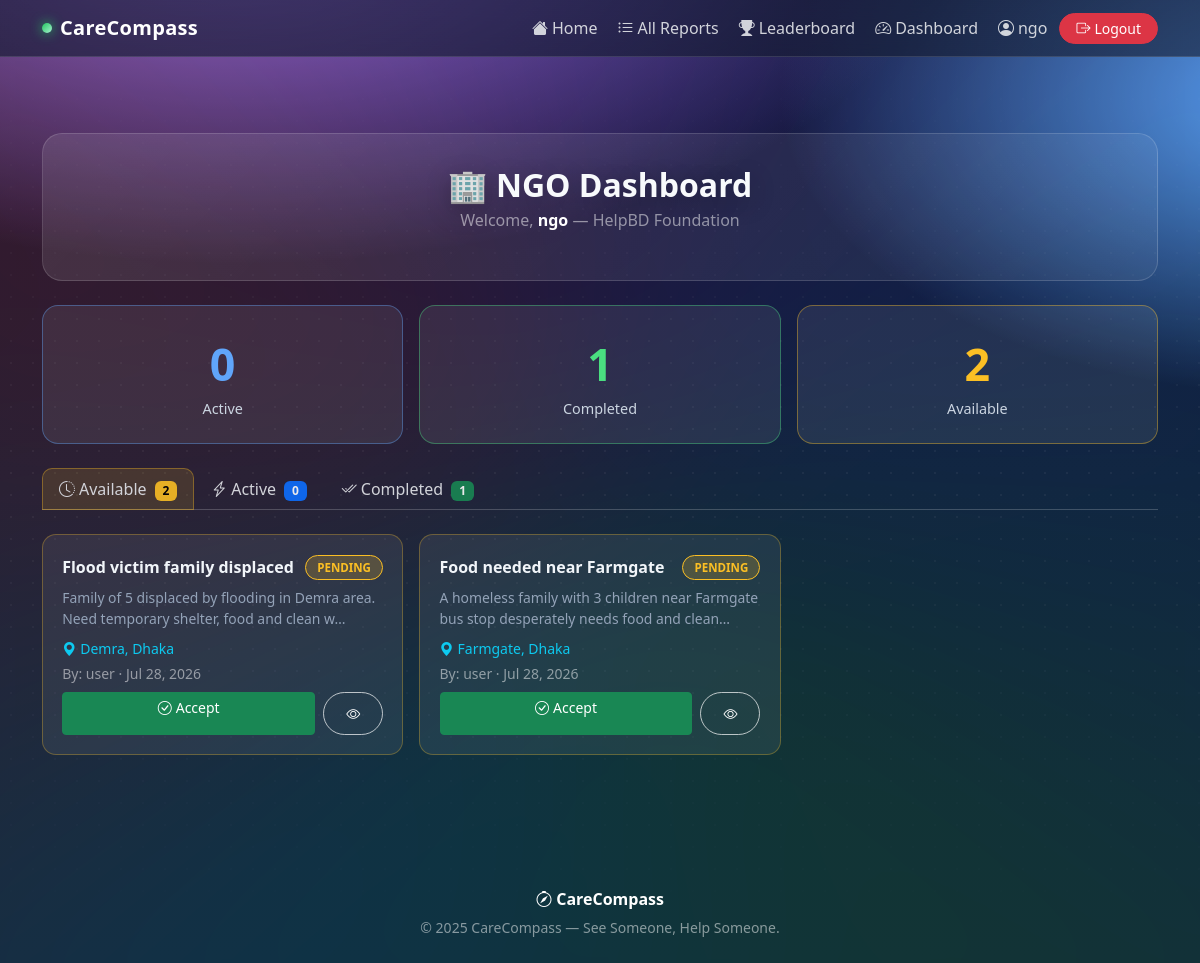
/dashboard/ (signed in), run on the app's committed database.
### user/models.py (models this page shows, shortened)
class CustomUser(AbstractUser):
    ROLE_CHOICES = [
        ('user', 'User'),
        ('volunteer', 'Volunteer'),
        ('ngo', 'NGO'),
    ]
    role = models.CharField(max_length=20, choices=ROLE_CHOICES, default='user')
    profile_pic = models.ImageField(upload_to='profiles/', blank=True, null=True)
    phone = models.CharField(max_length=20, blank=True)
    address = models.TextField(blank=True, null=True)
    bio = models.TextField(blank=True)
    organization_name = models.CharField(max_length=200, blank=True, null=True)
    certificate = models.FileField(upload_to='certificates/', blank=True, null=True)
    license_file = models.FileField(upload_to='licenses/', blank=True, null=True)
    skills = models.TextField(blank=True, null=True)

### report/models.py (models this page shows, shortened)
class Report(models.Model):
    REPORT_STATUS = [
        ('pending', 'Pending'),
        ('accepted', 'Accepted'),
        ('rejected', 'Rejected'),
        ('completed', 'Completed'),
    ]
    title = models.CharField(max_length=200)
    description = models.TextField()
    photo = models.ImageField(upload_to='reports/photos/', blank=True, null=True)
    video = models.FileField(upload_to='reports/videos/', blank=True, null=True)
    location = models.CharField(max_length=255, blank=True)
    latitude = models.FloatField(null=True, blank=True)
    longitude = models.FloatField(null=True, blank=True)
    status = models.CharField(max_length=20, choices=REPORT_STATUS, default='pending')
    created_by = models.ForeignKey(
        settings.AUTH_USER_MODEL,
        on_delete=models.CASCADE,
        related_name="reports"
    )
    accepted_by = models.ForeignKey(
        settings.AUTH_USER_MODEL,
        on_delete=models.SET_NULL,
        null=True, blank=True,
        related_name="accepted_reports"
    )
    proof = models.FileField(upload_to="proofs/", null=True, blank=True)
    created_at = models.DateTimeField(auto_now_add=True)

### user/views.py (the view, shortened to what this page needs)
# urls.py: path('dashboard/', views.dashboard, name='dashboard'),
@login_required
def dashboard(request):
    user = request.user
    if user.role == 'user':
        my_reports = Report.objects.filter(created_by=user).order_by('-created_at')
        return render(request, 'dashboard_user.html', {
            'reports':   my_reports,
            'count':     my_reports.count(),
            'pending':   my_reports.filter(status='pending').count(),
            'accepted':  my_reports.filter(status='accepted').count(),
            'completed': my_reports.filter(status='completed').count(),
            'rejected':  my_reports.filter(status='rejected').count(),
        })
    elif user.role == 'ngo':
        return render(request, 'dashboard_ngo.html', {
            'accepted_reports':  Report.objects.filter(accepted_by=user, status='accepted').order_by('-created_at'),
            'completed_reports': Report.objects.filter(accepted_by=user, status='completed').order_by('-created_at'),
            'pending_reports':   Report.objects.filter(status='pending').order_by('-created_at'),
        })
    return redirect('home')

### templates/dashboard_ngo.html (shortened to what this page needs)
{% extends "base.html" %}
{% block content %}
<section class="section-spacer">
  <div class="container">
    <div class="dash-header mb-4">
      <h2 class="heading mb-1">🏢 NGO Dashboard</h2>
      <p class="text-white-50">Welcome, <strong class="text-white">{{ user.username }}</strong>
        {% if user.organization_name %} — {{ user.organization_name }}{% endif %}</p>
    </div>
    <div class="row g-3 mb-4">
      <div class="col-4">
        <div class="stat-card text-center" style="border-color:rgba(96,165,250,.4)">
          <div class="stat-number" style="color:#60a5fa">{{ accepted_reports.count }}</div>
          <div class="stat-label">Active</div>
        </div>
      </div>
      <div class="col-4">
        <div class="stat-card text-center" style="border-color:rgba(74,222,128,.4)">
          <div class="stat-number" style="color:#4ade80">{{ completed_reports.count }}</div>
          <div class="stat-label">Completed</div>
        </div>
      </div>
      <div class="col-4">
        <div class="stat-card text-center" style="border-color:rgba(251,191,36,.4)">
          <div class="stat-number" style="color:#fbbf24">{{ pending_reports.count }}</div>
          <div class="stat-label">Available</div>
        </div>
      </div>
    </div>
    <ul class="nav nav-tabs mb-4" style="border-bottom:1px solid rgba(255,255,255,.2)">
      <li class="nav-item">
        <a class="nav-link active text-white" data-bs-toggle="tab" href="#pending-tab"
           style="background:rgba(251,191,36,.15);border-color:rgba(251,191,36,.4);border-radius:10px 10px 0 0;">
          <i class="bi bi-clock-history me-1"></i>Available
          <span class="badge ms-1" style="background:#fbbf24;color:#000">{{ pending_reports.count }}</span>
        </a>
      </li>
      <li class="nav-item">
        <a class="nav-link text-white-50" data-bs-toggle="tab" href="#active-tab"
           style="border-color:transparent;border-radius:10px 10px 0 0;">
          <i class="bi bi-lightning-charge me-1"></i>Active
          <span class="badge ms-1 bg-primary">{{ accepted_reports.count }}</span>
        </a>
      </li>
      <li class="nav-item">
        <a class="nav-link text-white-50" data-bs-toggle="tab" href="#done-tab"
           style="border-color:transparent;border-radius:10px 10px 0 0;">
          <i class="bi bi-check2-all me-1"></i>Completed
          <span class="badge ms-1 bg-success">{{ completed_reports.count }}</span>
        </a>
      </li>
    </ul>
    <div class="tab-content">
      <div class="tab-pane fade show active" id="pending-tab">
        {% if pending_reports %}
        <div class="row g-3">
          {% for r in pending_reports %}
          <div class="col-md-6 col-lg-4">
            <div class="report-card-wrap" style="border-color:rgba(251,191,36,.3)">
              <div class="d-flex justify-content-between align-items-start mb-2">
                <span class="report-title-text">{{ r.title|truncatechars:40 }}</span>
                <span class="status-pill badge-pending ms-1">PENDING</span>
              </div>
              <p class="report-desc-text mb-2">{{ r.description|truncatechars:90 }}</p>
              {% if r.location %}<p class="text-info small mb-1"><i class="bi bi-geo-alt-fill me-1"></i>{{ r.location|truncatechars:50 }}</p>{% endif %}
              <small class="text-white-50 d-block mb-2">By: {{ r.created_by.username }} · {{ r.created_at|date:"M d, Y" }}</small>
              <div class="d-flex gap-2">
                <a href="{% url 'report_action' r.id 'accept' %}" class="btn btn-sm btn-success flex-grow-1">
                  <i class="bi bi-check-circle me-1"></i>Accept
                </a>
                <a href="{% url 'report_detail' r.id %}" class="btn btn-sm btn-neo-outline">
                  <i class="bi bi-eye"></i>
                </a>
              </div>
            </div>
          </div>
          {% endfor %}
        </div>
        {% else %}
        <div class="glass p-5 text-center"><p class="text-white-50 mb-0">No pending reports right now.</p></div>
        {% endif %}
      </div>
    </div>
  </div>
</section>
{% endblock %}

### templates/base.html (shortened to what this page needs)
{% load static %}
<!DOCTYPE html>
<html lang="en">
<head>
  <link href="https://cdn.jsdelivr.net/npm/bootstrap@5.3.3/dist/css/bootstrap.min.css" rel="stylesheet">
  <link href="https://cdn.jsdelivr.net/npm/bootstrap-icons@1.11.3/font/bootstrap-icons.css" rel="stylesheet">
  <link href="https://cdnjs.cloudflare.com/ajax/libs/font-awesome/6.5.0/css/all.min.css" rel="stylesheet">
</head>
<body class="bg-veil grid-overlay">
<nav class="navbar navbar-expand-lg cc-navbar sticky-top">
  <div class="container">
    <a class="navbar-brand" href="/"><span class="logo-dot"></span> CareCompass</a>
    <div class="collapse navbar-collapse" id="ccNav">
      <ul class="navbar-nav ms-auto align-items-lg-center gap-1">
        <li class="nav-item"><a class="nav-link" href="{% url 'home' %}"><i class="bi bi-house-fill me-1"></i>Home</a></li>
        {% if user.is_authenticated %}
          {% if user.role == 'user' %}
            <li class="nav-item"><a class="nav-link" href="{% url 'submit_report' %}"><i class="bi bi-plus-circle-fill me-1"></i>Submit Report</a></li>
            <li class="nav-item"><a class="nav-link" href="{% url 'report_list' %}"><i class="bi bi-list-ul me-1"></i>My Reports</a></li>
          {% else %}
            <li class="nav-item"><a class="nav-link" href="{% url 'report_list' %}"><i class="bi bi-list-ul me-1"></i>All Reports</a></li>
          {% endif %}
        {% else %}
          <li class="nav-item"><a class="nav-link" href="{% url 'report_list' %}"><i class="bi bi-list-ul me-1"></i>Reports</a></li>
        {% endif %}
        <li class="nav-item"><a class="nav-link" href="{% url 'leaderboard' %}"><i class="bi bi-trophy-fill me-1"></i>Leaderboard</a></li>
        {% if user.is_authenticated %}
          <li class="nav-item"><a class="nav-link" href="{% url 'dashboard' %}"><i class="bi bi-speedometer2 me-1"></i>Dashboard</a></li>
          <li class="nav-item"><a class="nav-link" href="{% url 'profile' %}"><i class="bi bi-person-circle me-1"></i>{{ user.username }}</a></li>
          <li class="nav-item">
            <form action="{% url 'logout' %}" method="post" style="display:inline;">{% csrf_token %}
              <button type="submit" class="btn btn-sm btn-danger rounded-pill px-3"><i class="bi bi-box-arrow-right me-1"></i>Logout</button>
            </form>
          </li>
        {% else %}
          <li class="nav-item"><a class="nav-link" href="{% url 'login' %}"><i class="bi bi-box-arrow-in-right me-1"></i>Login</a></li>
          <li class="nav-item"><a class="nav-link" href="{% url 'register' %}"><i class="bi bi-person-plus-fill me-1"></i>Register</a></li>
        {% endif %}
      </ul>
    </div>
  </div>
</nav>
<main>
  <div class="container pt-3">
  </div>
  {% block content %}{% endblock %}
</main>
<footer class="mt-5">
  <div class="container py-4 text-center text-white-50">
    <div class="fw-bold text-white mb-1"><i class="bi bi-compass"></i> CareCompass</div>
    <small>© 2025 CareCompass — See Someone, Help Someone.</small>
  </div>
</footer>
</body>
</html>

### templates/base.html (style rules this page uses)
:root { --cc-primary: #6d28d9; --cc-secondary: #2563eb; --cc-accent: #22c55e; --cc-dark: #0b1220; --glass-bg: rgba(255,255,255,.14); --glass-brd: rgba(255,255,255,.35); }
* { box-sizing: border-box; }
body { font-family: ui-sans-serif, system-ui, -apple-system, Segoe UI, Roboto, Inter, "Helvetica Neue", Arial; color: #0f172a; background: radial-gradient(1200px 600px at 20% -10%, #9d7cf4 0%, transparent 60%), radial-gradient(900px 500px at 110% 10%, #64b5ff 0%, transparent 60%), linear-gradient(180deg, #0b1120 0%, #0f172a 100%); min-height: 100vh; overflow-x: hidden; }
.bg-veil::before { content: ""; position: fixed; inset: -20vmax; background: conic-gradient(from 0deg, #6d28d9, #2563eb, #22c55e, #06b6d4, #f43f5e, #6d28d9); filter: blur(120px) opacity(.18); animation: spin 18s linear infinite; z-index: -2; }
.grid-overlay::after { content: ""; position: fixed; inset: 0; pointer-events: none; background-image: radial-gradient(rgba(255,255,255,.08) 1px, transparent 1px); background-size: 22px 22px; mask-image: linear-gradient(180deg, transparent, rgba(0,0,0,.65), transparent); z-index: -1; }
.cc-navbar { background: linear-gradient(90deg, rgba(13,23,43,.6), rgba(22,28,48,.6)); backdrop-filter: blur(10px); border-bottom: 1px solid rgba(255,255,255,.12); }
.navbar-brand { color: #fff !important; font-weight: 800; letter-spacing: .3px; display: flex; align-items: center; gap: .5rem; }
.navbar-brand .logo-dot { width: 10px; height: 10px; border-radius: 50%; background: linear-gradient(135deg, var(--cc-accent), #a7f3d0); box-shadow: 0 0 12px #22c55e; }
.nav-link { color: #e5e7eb !important; opacity: .9; }
.section-spacer { padding: 60px 0; }
.heading { color: #f8fafc; text-align: center; font-weight: 800; text-shadow: 0 6px 24px rgba(0,0,0,.25); }
.btn-neo-outline { border-radius: 999px; padding: 10px 22px; font-weight: 700; border: 1px solid rgba(255,255,255,.7); color: #fff; background: transparent; }
.badge-pending { background: rgba(251,191,36,.2); color: #fbbf24; border: 1px solid #fbbf24; }
.dash-header { background: linear-gradient(135deg,rgba(255,255,255,.1),rgba(255,255,255,.05)); border: 1px solid rgba(255,255,255,.15); border-radius: 20px; padding: 2rem; text-align: center; margin-bottom: 2rem; }
.stat-card { background: rgba(255,255,255,.08); border: 1px solid rgba(255,255,255,.15); border-radius: 16px; padding: 1.5rem; transition: all .3s ease; }
.stat-number { font-size: 2.8rem; font-weight: 800; color: #fff; }
.stat-label { color: #cbd5e1; font-size: .9rem; }
.report-card-wrap { background: rgba(255,255,255,.07); border: 1px solid rgba(255,255,255,.12); border-radius: 14px; padding: 1.2rem; transition: all .3s; height: 100%; }
.report-title-text { color: #f1f5f9; font-weight: 600; font-size: 1rem; }
.report-desc-text { color: #94a3b8; font-size: .87rem; }
.status-pill { display: inline-block; padding: .2rem .7rem; border-radius: 20px; font-size: .72rem; font-weight: 700; text-transform: uppercase; }

### data on the page
CustomUser: username "ngo", organization_name "HelpBD Foundation"
Report: title "Flood victim family displaced", description "Family of 5 displaced by flooding in Demra area. Need temporary shelter, food and clean w…", location "Demra, Dhaka", created_by.username "user", created_at "Jul 28, 2026"
Report: title "Food needed near Farmgate", description "A homeless family with 3 children near Farmgate bus stop desperately needs food and clean…", location "Farmgate, Dhaka", created_by.username "user", created_at "Jul 28, 2026"

### other printed values
{{ accepted_reports.count }} "0"
{{ completed_reports.count }} "1"
{{ pending_reports.count }} "2"
